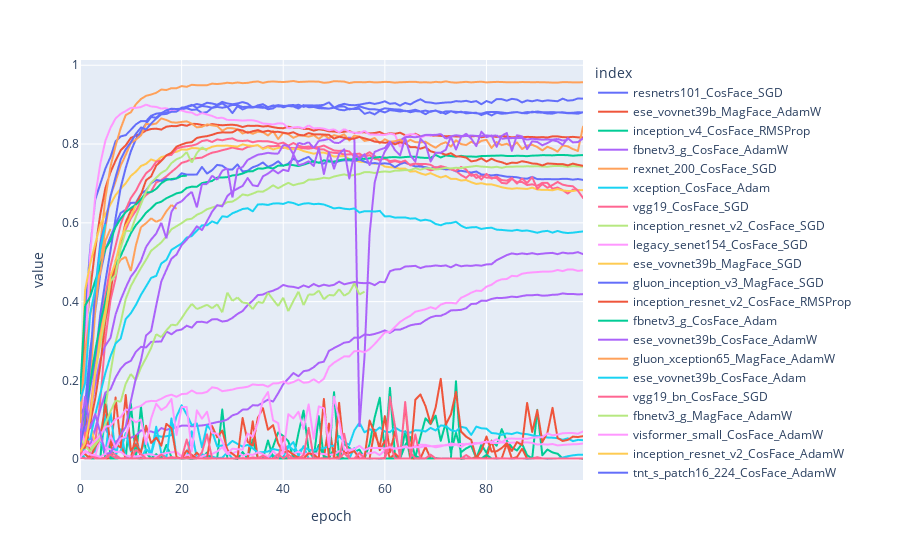

The cell this chart's notebook holds for it:
### Code cell
import plotly.express as px
# dataframe of a long format
df = pd.melt(acc_df.reset_index(), id_vars='index')
df = df.rename(columns={'variable':'epoch'})
df.epoch = df.epoch.apply(lambda x: int(x.split('_')[1]))

# plotly express
fig = px.line(df, x='epoch', y='value', color='index')
fig.show()
